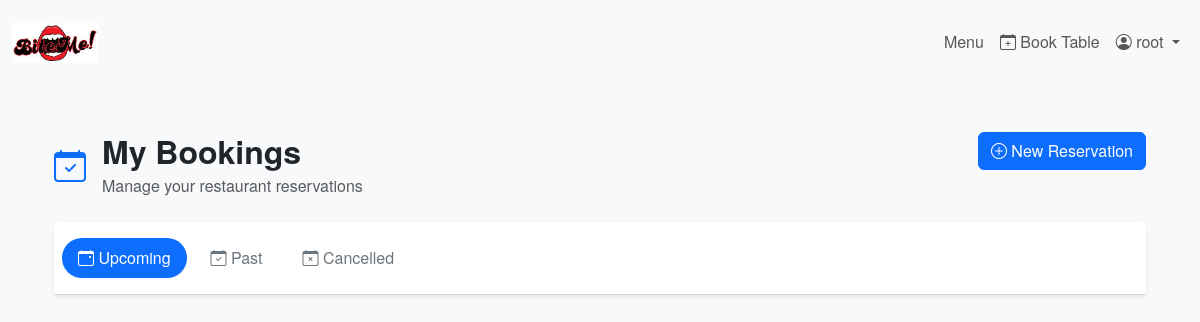
/my-bookings/ (signed in), run on an earlier commit of the app's database.
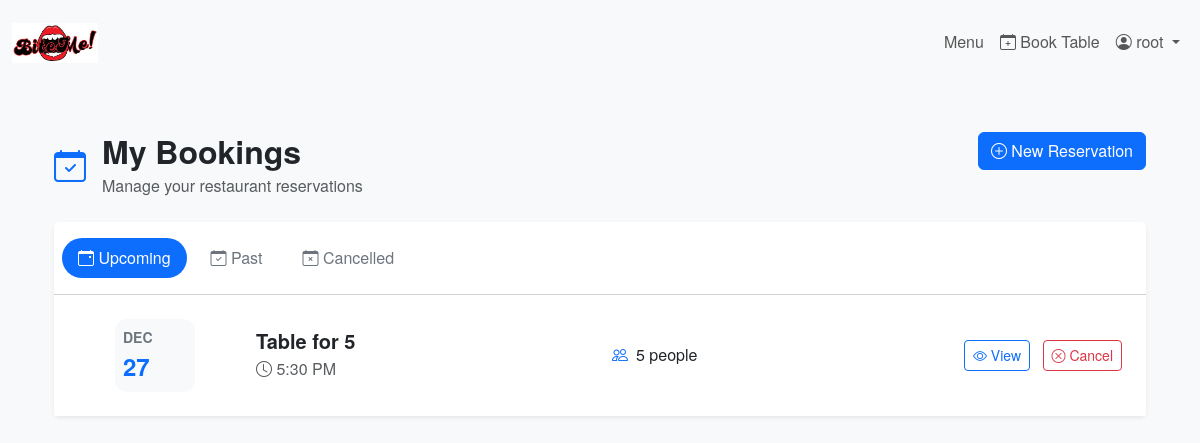
And on a later commit of the database.
### booking/models.py (models this page shows, shortened)
class Reservation(models.Model):
    user = models.ForeignKey(User, on_delete=models.CASCADE, related_name='reservations')
    date = models.DateField()
    time = models.TimeField()
    guests = models.IntegerField()
    tables = models.ManyToManyField(Table, related_name='reservations', blank=True)
    created_at = models.DateTimeField(default=timezone.now)
    canceled = models.BooleanField(default=False)

### booking/views.py (the view)
# urls.py: path('my-bookings/', my_bookings_view, name='my_bookings'),
@login_required
def my_bookings_view(request):
    reservations = request.user.reservations.all().order_by('-date', '-time')
    context = {
        'reservations': reservations,
        'today': datetime.now().date()
    }
    return render(request, 'booking/bookings_list.html', context)

### booking/templates/booking/bookings_list.html (shortened to what the changed rows need)
{% extends 'booking/base.html' %}
{% load static %}
{% block content %}
<div class="container py-4">
    <div class="row mb-4">
        <div class="col-lg-8">
            <div class="d-flex align-items-center">
                <div>
                    <h2 class="mb-1">My Bookings</h2>
                </div>
            </div>
        </div>
    </div>
    {% if reservations %}
        <div class="row">
            <div class="col-12">
                <div class="card border-0 shadow-sm">
                    <div class="card-body p-0">
                        <div class="tab-content" id="bookingsTabContent">
                            <div class="tab-pane fade show active" id="upcoming">
                                <div class="list-group list-group-flush">
                                    {% for reservation in reservations %}
                                        {% if not reservation.canceled and reservation.date >= today %}
                                            <div class="list-group-item p-4">
                                                <div class="row align-items-center">
                                                    <div class="col-md-2 text-center text-md-start mb-3 mb-md-0">
                                                        <div class="date-badge">
                                                            <div class="month">{{ reservation.date|date:"M" }}</div>
                                                            <div class="day">{{ reservation.date|date:"d" }}</div>
                                                        </div>
                                                    </div>
                                                    <div class="col-md-4 mb-3 mb-md-0">
                                                        <h5 class="mb-1">Table for {{ reservation.guests }}</h5>
                                                        <p class="mb-0 text-muted">
                                                            <i class="bi bi-clock"></i> {{ reservation.time|time:"g:i A" }}
                                                        </p>
                                                    </div>
                                                    <div class="col-md-3 mb-3 mb-md-0">
                                                        <div class="d-flex align-items-center">
                                                            <i class="bi bi-people text-primary me-2"></i>
                                                            <span>{{ reservation.guests }} {% if reservation.guests == 1 %}person{% else %}people{% endif %}</span>
                                                        </div>
                                                    </div>
                                                    <div class="col-md-3 text-md-end">
                                                        <a href="{% url 'booking_detail' reservation.pk %}" class="btn btn-outline-primary btn-sm me-2">
                                                            <i class="bi bi-eye"></i> View
                                                        </a>
                                                        <a href="{% url 'cancel_reservation' reservation.pk %}" class="btn btn-outline-danger btn-sm">
                                                            <i class="bi bi-x-circle"></i> Cancel
                                                        </a>
                                                    </div>
                                                </div>
                                            </div>
                                        {% endif %}
                                    {% endfor %}
                                </div>
                            </div>
                        </div>
                    </div>
                </div>
            </div>
        </div>
    {% endif %}
</div>
{% endblock %}

What changed in the data, as far as the page shows it:
added Reservation: date "DEC", date "27", guests "5", time "5:30 PM", shows "people"
